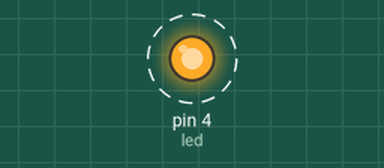
Simulated run of this sketch. Board: Arduino Uno, built with avr-gcc and run on an emulated ATmega328P. Parts: output pins drawn as LEDs (lit = HIGH). Dashed ring = blinking.

Above: at 0.5 s.
Timing chart, 0 to 4.6 s (numbered marks = the images above):
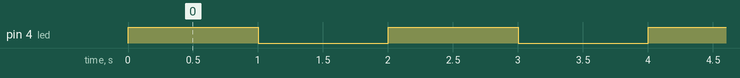

Measured:
- by itself, pin 4 (led): alternates HIGH for 1.0 s and LOW for 1.0 s

The sketch:

digitalWrite_e_delay.ino
```cpp
//Defini sinônimos para facilitar a programação
#define led 4

//Função de Inicialização (apenas uma vez, quando o arduino é iniciado
void setup() {

  pinMode (led, OUTPUT); //defini o led como saída digital

  digitalWrite (led, LOW); //usado para iniciar o led apagado

}

//Função de Repetição (usada repetidamente até o arduino ser desligado)
void loop() {

  digitalWrite (led, HIGH); //liga o led

  delay (1000); //aguarda 1 segundo

  digitalWrite (led, LOW); //desliga o led

  delay (1000); //aguarda 1 segundo


} //no final do código, o arduino repete a função loop até ser desligado
```
